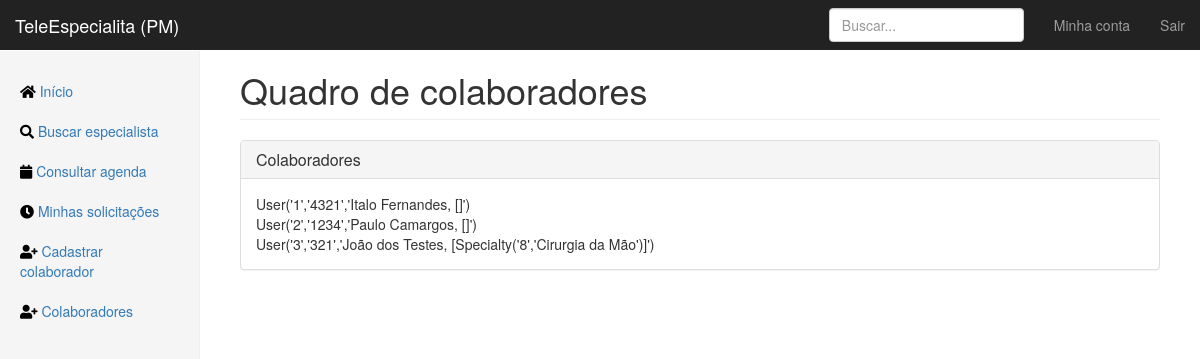
The page /staff (signed in) on the database as committed earlier.
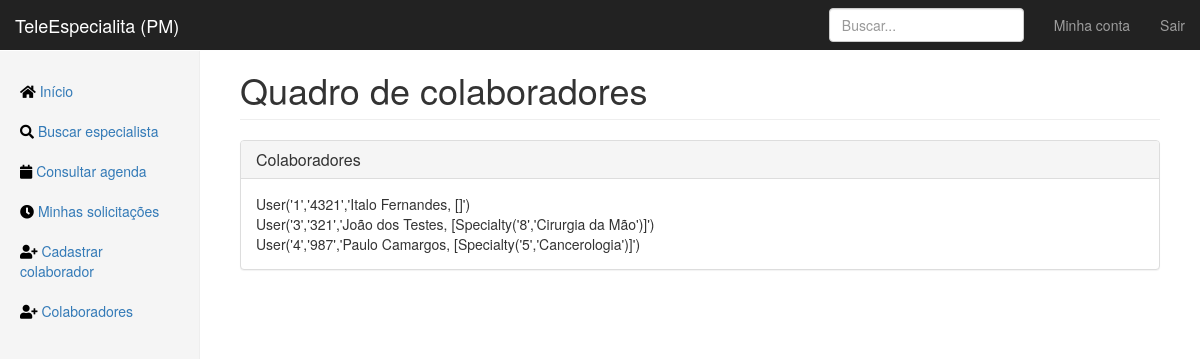
The same page on the database as committed later.
### app/models.py (models this page shows)
class User(db.Model, UserMixin):
    id = db.Column(db.Integer, primary_key=True)
    email = db.Column(db.String(120), unique=True, nullable=False)
    password = db.Column(db.String(64), nullable=False)
    image_file = db.Column(db.String(100))
    crm = db.Column(db.Integer, unique=True, nullable=False)
    fullname = db.Column(db.String(256), nullable=False)
    birthdate = db.Column(db.DateTime)
    birthcity = db.Column(db.String(256))
    birthstate = db.Column(db.String(2))
    rg = db.Column(db.String(12), unique=True, nullable=False)
    cpf = db.Column(db.String(12), unique=True, nullable=False)
    cep = db.Column(db.Integer)
    place = db.Column(db.String(64))
    address = db.Column(db.String(256))
    neighborhood = db.Column(db.String(128))
    city = db.Column(db.String(128))
    state = db.Column(db.String(2))
    phone_1 = db.Column(db.String(16), nullable=False)
    phone_2 = db.Column(db.String(16))
    specialties = db.relationship('Specialty', secondary=joinsSpecialtyUser, backref=db.backref('doctors', lazy='dynamic'))
    def __repr__(self):
        return f"User('{self.id}','{self.crm}','{self.fullname}, {self.specialties}')"

class Specialty(db.Model):
    id = db.Column(db.Integer, primary_key=True)
    specialty = db.Column(db.String(64), unique=True, nullable=False)
    def __repr__(self):
        return f"Specialty('{self.id}','{self.specialty}')"

### app/routes.py (the view)
@app.route("/staff")
@login_required
def staff():
    users = User.query.all()
    return render_template("staff.html", title="Colaboradores-TeleEspecialista", users=users)

### app/models.py (called while the page is built)
@login_manager.user_loader
def load_user(user_id):
    return User.query.get(int(user_id))

### app/templates/staff.html
{% extends "layout.html" %}
{% block content %}
<h1 class="page-header">Quadro de colaboradores</h1>
<div class="panel panel-default">
    <div class="panel-heading">
        <h3 class="panel-title">Colaboradores</h3>
    </div>
    <div class="panel-body">
        {% for u in users %}
        {{ u }} <br>
        {% endfor %}
    </div>
</div>
{% endblock content %}

### app/templates/layout.html (shortened to what this page needs)
<!DOCTYPE html>
<html lang="pt-br">
<head>
    <link rel="stylesheet" href="https://use.fontawesome.com/releases/v5.0.13/css/all.css">
    <link href="{{ url_for('static', filename='bootstrap.min.css') }}" rel="stylesheet" type="text/css">
    <link href="{{ url_for('static', filename='dashboard.css') }}" rel="stylesheet" type="text/css">
    <link href="{{ url_for('static', filename='mainLogged.css') }}" rel="stylesheet" type="text/css">
</head>
<body>
    <nav class="navbar navbar-inverse navbar-fixed-top">
        <div class="container-fluid">
            <div class="navbar-header">
                <a class="navbar-brand" href="{{ url_for('home') }}">TeleEspecialita (PM)</a>
            </div>
            <div id="navbar" class="navbar-collapse collapse">
                <ul class="nav navbar-nav navbar-right">
                    <li><a href="{{ url_for("account") }}">Minha conta</a></li>
                    <li><a href="{{ url_for("logout") }}">Sair</a></li>
                </ul>
                <form class="navbar-form navbar-right">
                    <input type="text" class="form-control" placeholder="Buscar...">
                </form>
            </div>
        </div>
    </nav>
    <div class="container-fluid">
        <div class="row">
            <div class="col-sm-3 col-md-2 sidebar">
                <ul class="nav nav-sidebar">
                    <li><a href="{{ url_for("home") }}"> <i class="fa fa-home" style="color:black"></i>
                        Início<span class="sr-only">(current)</span></a></li>
                    <li><a href="{{ url_for("search_specialist") }}"><i class="fa fa-search" style="color:black"></i>
                        Buscar especialista</a></li>
                    <li><a href="{{ url_for("show_schedule")}}"><i class="fa fa-calendar" style="color:black"></i>
                        Consultar agenda</a></li>
                    <li><a href="{{ url_for("check_requests") }}"><i class="fa fa-clock" style="color:black"></i>
                        Minhas solicitações</a></li>
                    <li><a href="{{ url_for("register") }}"><i class="fa fa-user-plus" style="color:black"></i>
                        Cadastrar colaborador</a></li>
                    <li><a href="{{ url_for("staff") }}"><i class="fa fa-user-plus" style="color:black"></i>
                        Colaboradores</a></li>
                </ul>
            </div>
            <div class="col-sm-9 col-sm-offset-3 col-md-10 col-md-offset-2 main">
                {% block content %}
                {% endblock content %}
            </div>
        </div>
    </div>
</body>
</html>

### app/static/dashboard.css (style rules this page uses)
body { padding-top: 50px; }
.navbar-fixed-top { border: 0; }
.sidebar { display: none; }
@media (min-width: 768px) { .sidebar { position: fixed; top: 51px; bottom: 0; left: 0; z-index: 1000; display: block; padding: 20px; overflow-x: hidden; overflow-y: auto; background-color: #f5f5f5; border-right: 1px solid #eee; } }
.nav-sidebar { margin-right: -21px; margin-bottom: 20px; margin-left: -20px; }
.nav-sidebar > li > a { padding-right: 20px; padding-left: 20px; }
.main { padding: 20px; }
@media (min-width: 768px) { .main { padding-right: 40px; padding-left: 40px; } }
.main .page-header { margin-top: 0; }

Rows that differ between the two databases and show on the page:
removed User: id+crm+fullname "User('2','1234','Paulo Camargos, []')"
added User: id+crm+fullname "User('4','987','Paulo Camargos, [Specialty('5','Cancerologia')]')"
